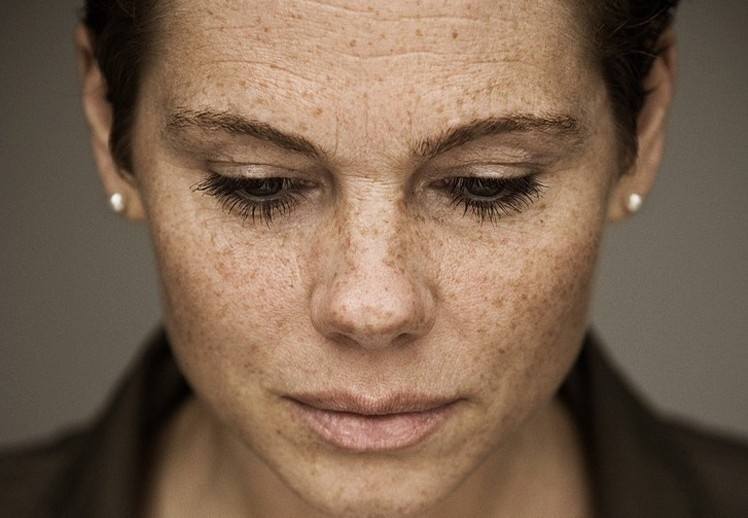
#> input picture 1.jpg, 748 x 518 px
$ python main.py
#> lines starting #> are read from the running program, lines starting #| are printed output that depends on the picture
# -*- coding: utf-8 -*-
"""
Created on Thu Nov  8 14:58:23 2018

@author: fd
"""

import math
import numpy as np
import cv2
from matplotlib import pyplot as plt
from PIL import Image
from PIL import ImageEnhance
import time
img=np.array(cv2.imread("1.jpg"),dtype="float64")
x0,y0,_=img.shape
#> x0 = 518; y0 = 748
x,y,_=img.shape
#> x = 518; y = 748
#blur1 = cv2.GaussianBlur(img,(13,13),0)
blur1=cv2.blur(img,(4,4))
high1=img-blur1
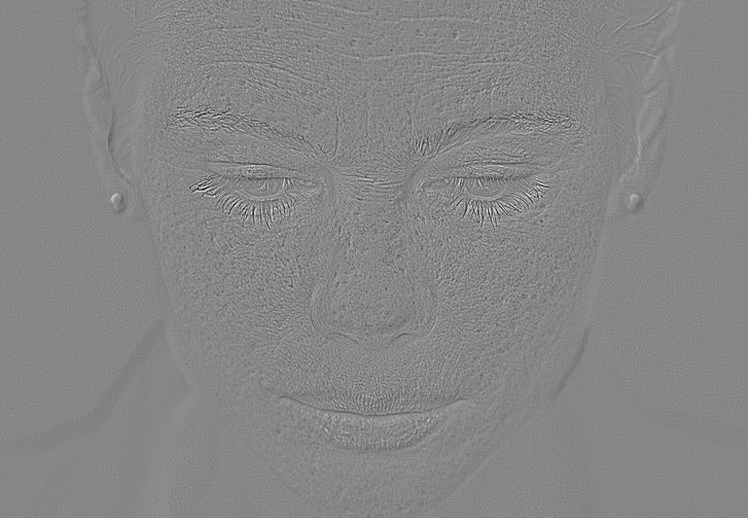
#> high1: shape (518, 748, 3) float64; mean B, G, R 0, 0, 0; drawn with min black and max white
blur1 = cv2.resize(blur1,(int(y/2),int(x/2)))
#> blur1: shape (259, 374, 3) float64
blur1=cv2.blur(blur1,(4,4))


x,y,_=blur1.shape
#> x = 259; y = 374
blur2=cv2.GaussianBlur(blur1,(3,3),0)
high2=blur1-blur2
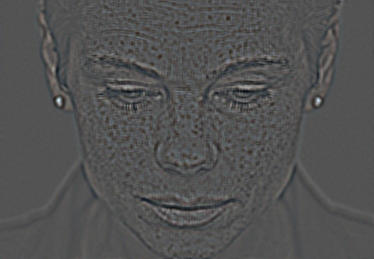
#> high2: shape (259, 374, 3) float64; mean B, G, R -9.72e-05, -0.000155, -0.000121; drawn with min black and max white
#blur2 = cv2.resize(blur2,(int(y/2),int(x/2)))
blur2=cv2.blur(blur2,(3,3))

x,y,_=blur2.shape
blur3=cv2.GaussianBlur(blur2,(7,7),0)
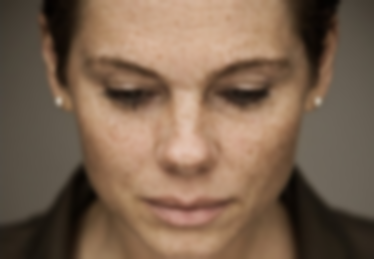
#> blur3: shape (259, 374, 3) float64; mean B, G, R 79.9, 99.8, 123.7
high3=blur2-blur3
# [9 lines of commented-out code are left out]
re=(cv2.resize(blur3,(y0,x0))+
           cv2.resize(high3,(y0,x0))+
           cv2.resize(high2,(y0,x0))+high1)
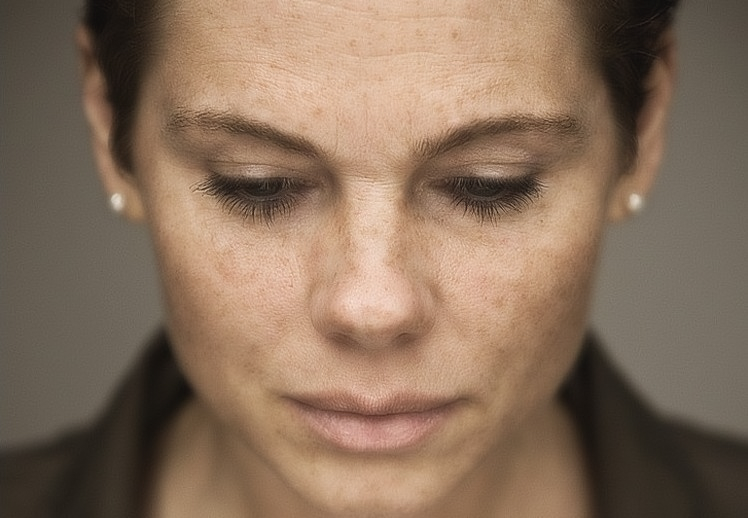
#> re: shape (518, 748, 3) float64; mean B, G, R 79.9, 99.7, 123.7; drawn with min black and max white
re=(re-np.min(re))/(np.max(re)-np.min(re))*255
cv2.imshow('result',np.array(re,dtype="uint8"))
cv2.imshow('origin',np.array(img,dtype="uint8"))
cv2.imshow('high',np.array(high1,dtype="uint8"))
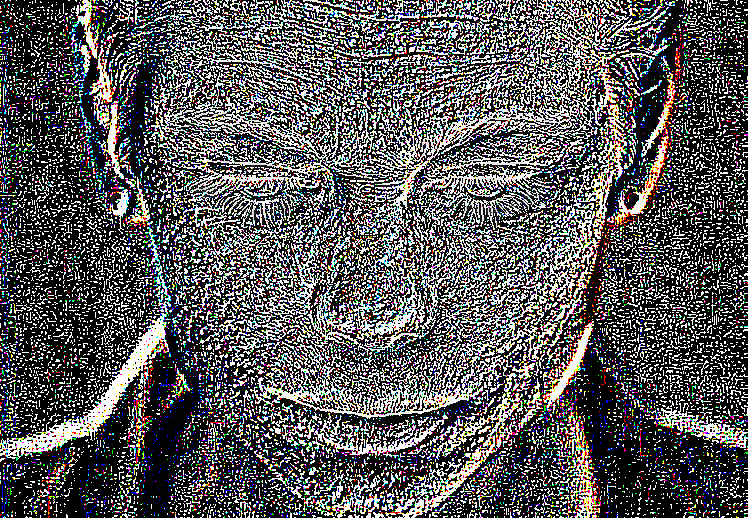
#> window 'high': shape (518, 748, 3); mean B, G, R 87.2, 87.1, 87.9
cv2.imshow('low',np.array(cv2.resize(blur3,(y0,x0)),dtype="uint8"))
cv2.imshow('medium',np.array( cv2.resize(high3,(y0,x0)),dtype="uint8"))
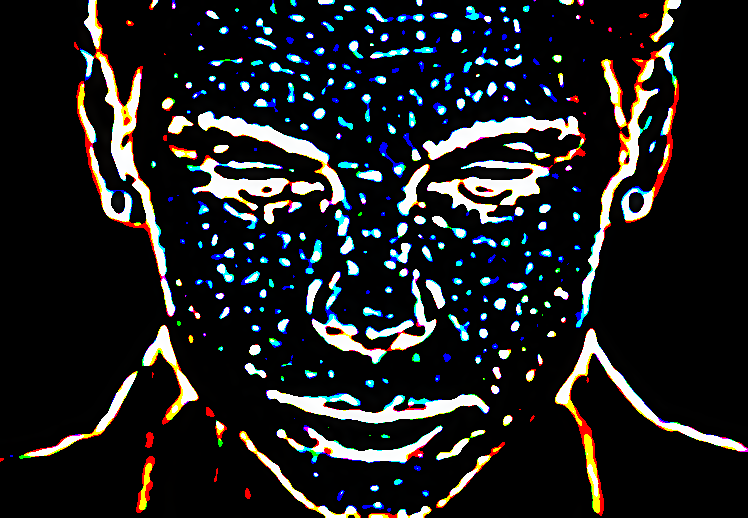
#> window 'medium': shape (518, 748, 3); mean B, G, R 33.1, 32.6, 31.4
cv2.waitKey(0)
